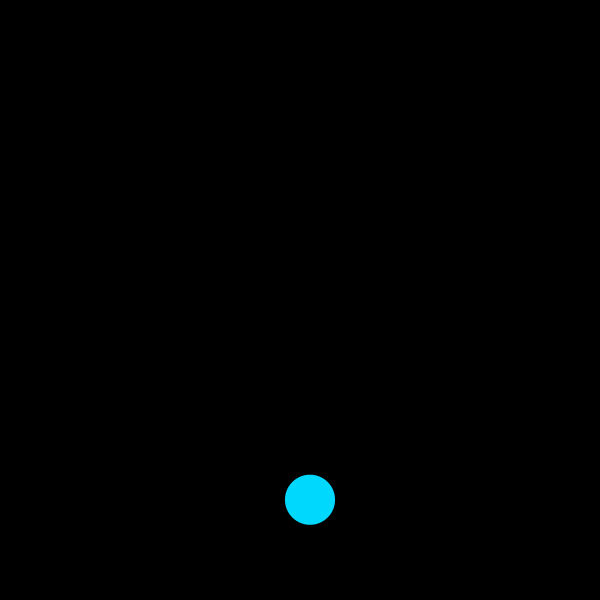
Frame 1 (no input)
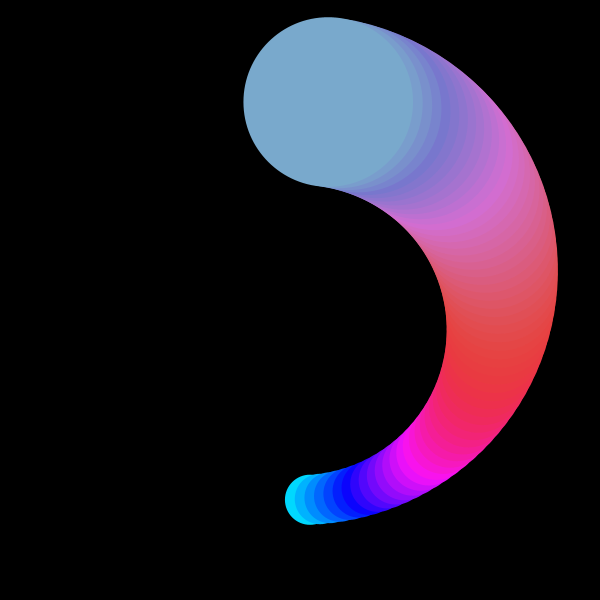
Frame 60 (the mouse pressed at the canvas centre just before this capture)
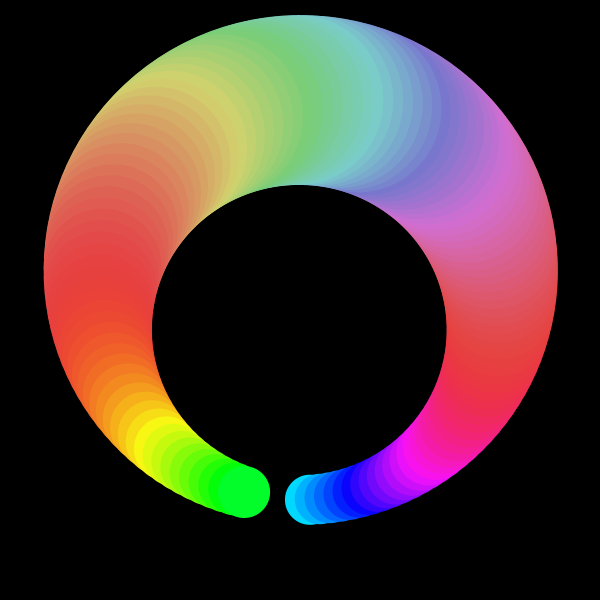
Frame 120 (the mouse held since frame 60 and released just before this capture)

The Processing sketch that drew these frames (run headless with seeded random() and noise(); from frame 60 on, the mouse is pressed at the canvas centre):

// Processing sketch: oscilacion_5
// ── oscilacion_5.pde
float posX;
float posY;
float sizeX, sizeY;
float vel;

float radio;

void setup() {
  size(600, 600);
  background(0);

  posX  = width/2;
  posY  = height/2;
  sizeX = 50;
  sizeY = 50;
  radio = 200;
  noStroke();
  
  colorMode(HSB, 360, 100, 100);
}



void draw() {
  //background(27);

  vel  = frameCount*0.05;
  float oscilacion = 180 + sin(vel)*180;
  
  posX = width/2  + sin(vel)*radio;
  posY = height/2 + cos(vel)*radio;
  sizeX  += sin(vel)*3;
  sizeY  += sin(vel)*3;
  
  fill(180 + sin(vel)*180, 70+cos(vel)*30, 90+cos(vel)*10);
  ellipse(posX, posY, sizeX, sizeY);
  
  println(posX + " , " + oscilacion);
}
